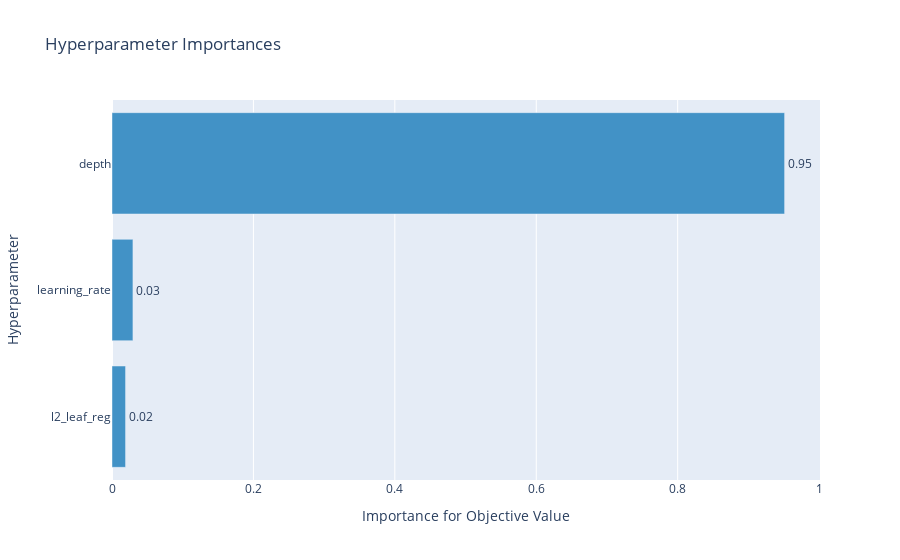

Here is the notebook cell this chart was saved with:
### Code cell
# 하이퍼파라미터 중요도
optuna.visualization.plot_param_importances(CBR_study)

### Figure 1 — Plotly figure (JSON) as saved in the notebook; plotly's stock layout.template omitted (floating-point values rounded to 4 significant figures)
{"data": [{"cliponaxis": false, "hovertemplate": ["l2_leaf_reg (FloatDistribution): 0.019158583452010065<extra></extra>", "learning_rate (FloatDistribution): 0.02960229245046546<extra></extra>", "depth (IntDistribution): 0.9512391240975245<extra></extra>"], "marker": {"color": "rgb(66,146,198)"}, "orientation": "h", "text": ["0.02", "0.03", "0.95"], "textposition": "outside", "type": "bar", "x": [0.01916, 0.0296, 0.9512], "y": ["l2_leaf_reg", "learning_rate", "depth"]}], "layout": {"showlegend": false, "title": {"text": "Hyperparameter Importances"}, "xaxis": {"title": {"text": "Importance for Objective Value"}}, "yaxis": {"title": {"text": "Hyperparameter"}}}}
